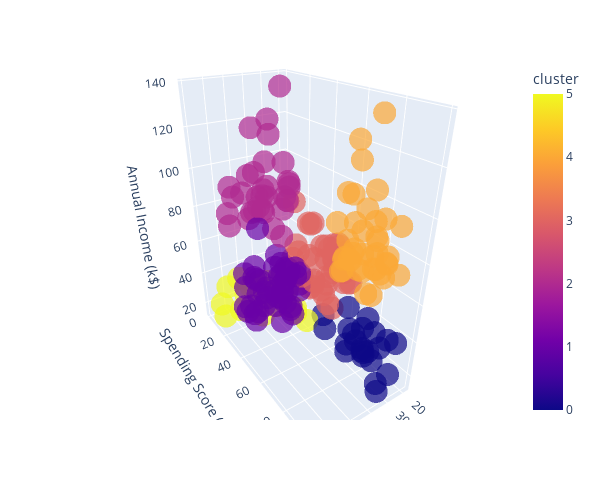

The notebook cell saved with this chart:
### Markdown cell above
### 4. Results visualization
---

### Code cell
fig = px.scatter_3d(data_, x='Age', y='Spending Score (1-100)', z='Annual Income (k$)',
              color='cluster', size_max=18, opacity=0.7, width=600, height=500)
# fig.update_layout(margin=dict(l=20, r=20, t=20, b=20))
fig.show()

### Figure 1 — Plotly figure (JSON) as saved in the notebook; plotly's stock layout.template omitted (floating-point values rounded to 4 significant figures; data arrays with more than 128 entries replaced by an {"elided": "..."} marker saying what was removed)
{"data": [{"hovertemplate": "Age=%{x}<br>Spending Score (1-100)=%{y}<br>Annual Income (k$)=%{z}<br>cluster=%{marker.color}<extra></extra>", "legendgroup": "", "marker": {"color": {"elided": "200 int values"}, "coloraxis": "coloraxis", "opacity": 0.7, "symbol": "circle"}, "mode": "markers", "name": "", "scene": "scene", "showlegend": false, "type": "scatter3d", "x": {"elided": "200 int values"}, "y": {"elided": "200 int values"}, "z": {"elided": "200 int values"}}], "layout": {"coloraxis": {"colorbar": {"title": {"text": "cluster"}}, "colorscale": [[0, "#0d0887"], [0.1111, "#46039f"], [0.2222, "#7201a8"], [0.3333, "#9c179e"], [0.4444, "#bd3786"], [0.5556, "#d8576b"], [0.6667, "#ed7953"], [0.7778, "#fb9f3a"], [0.8889, "#fdca26"], [1, "#f0f921"]]}, "height": 500, "legend": {"tracegroupgap": 0}, "margin": {"t": 60}, "scene": {"aspectmode": "auto", "aspectratio": {"x": 0.6093, "y": 1.148, "z": 1.429}, "camera": {"center": {"x": 0, "y": 0, "z": 0}, "eye": {"x": 1.061, "y": 1.568, "z": 1.05}, "projection": {"type": "perspective"}, "up": {"x": 0, "y": 0, "z": 1}}, "domain": {"x": [0, 1], "y": [0, 1]}, "xaxis": {"title": {"text": "Age"}, "type": "linear"}, "yaxis": {"title": {"text": "Spending Score (1-100)"}, "type": "linear"}, "zaxis": {"title": {"text": "Annual Income (k$)"}, "type": "linear"}}, "width": 600}}
